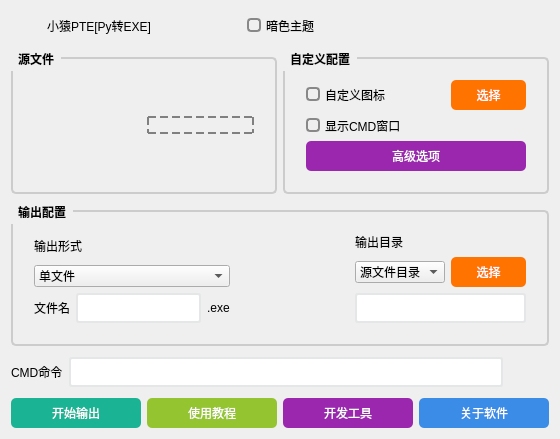
<?xml version="1.0" encoding="UTF-8"?>
<ui version="4.0">
 <class>PyToEXE</class>
 <widget class="QWidget" name="PyToEXE">
  <property name="geometry">
   <rect>
    <x>0</x>
    <y>0</y>
    <width>560</width>
    <height>398</height>
   </rect>
  </property>
  <property name="acceptDrops">
   <bool>true</bool>
  </property>
  <property name="windowTitle">
   <string>小猿PTE[Py转EXE]</string>
  </property>
  <property name="styleSheet">
   <string notr="true">QWidget
{
font: 10pt &quot;黑体&quot;;
}
QLineEdit
{
border:2px solid rgb(229,230,231);
padding:5px; 
padding-left:10px; 
border-radius:3px; 
/*color:rgb(35,35,35);*/
font:16px &quot;Microsoft YaHei&quot;;
}
QTextEdit
{
border:2px solid rgb(229,230,231);
padding:5px; 
padding-left:10px; 
border-radius:3px; 
/*color:rgb(35,35,35);*/
font:16px &quot;Microsoft YaHei&quot;;
}
QGroupBox {
    font-weight: bold;
    border: 2px solid #CCCCCC;
    border-radius: 5px;
    margin-top: 10px;
    padding: 10px;
}

QGroupBox:title {
    subcontrol-origin: margin;
    subcontrol-position: top left;
    padding: 5px;
    font-family: &quot;Microsoft YaHei&quot;, Arial, sans-serif;
    font-size: 16px;
    font-weight: normal;
}
QCheckBox {
    spacing: 5px; /* 调整复选框与文本之间的间距 */
}

QCheckBox::indicator {
    border-radius: 4px; /* 设置小方块圆角半径 */
    border: 2px solid #888; /* 设置边框样式 */
    background-color: transparent;
}

QCheckBox::indicator:hover {
    border: 2px solid #99CCFF; /* 鼠标悬停时的边框样式 */
}

QCheckBox::indicator:checked {
    background-color: #9B27AF; /* 设置选中时的背景颜色 */
}</string>
  </property>
  <layout class="QVBoxLayout" name="verticalLayout_2">
   <item>
    <layout class="QHBoxLayout" name="titleBar">
     <item>
      <widget class="QPushButton" name="titleIcon_Btn">
       <property name="minimumSize">
        <size>
         <width>30</width>
         <height>30</height>
        </size>
       </property>
       <property name="maximumSize">
        <size>
         <width>30</width>
         <height>30</height>
        </size>
       </property>
       <property name="styleSheet">
        <string notr="true">QPushButton#titleIcon_Btn
{
border:one;
image: url(:/Resource/pic/titleBarIcon/PyToEXE.png);
border-radius:5px; 
}
QPushButton#titleIcon_Btn:hover
{
background-color: rgb(234, 235, 239) ;
}
QPushButton#titleIcon_Btn:pressed
{
background-color: rgb(180, 180, 180);
}
</string>
       </property>
       <property name="text">
        <string/>
       </property>
      </widget>
     </item>
     <item>
      <widget class="QLabel" name="titleBar_lbl">
       <property name="text">
        <string>小猿PTE[Py转EXE]</string>
       </property>
      </widget>
     </item>
     <item>
      <spacer name="horizontalSpacer_right">
       <property name="orientation">
        <enum>Qt::Horizontal</enum>
       </property>
       <property name="sizeHint" stdset="0">
        <size>
         <width>40</width>
         <height>20</height>
        </size>
       </property>
      </spacer>
     </item>
     <item>
      <widget class="QCheckBox" name="DarkTheme_chk">
       <property name="text">
        <string>暗色主题</string>
       </property>
      </widget>
     </item>
     <item>
      <spacer name="horizontalSpacer_left">
       <property name="orientation">
        <enum>Qt::Horizontal</enum>
       </property>
       <property name="sizeHint" stdset="0">
        <size>
         <width>40</width>
         <height>20</height>
        </size>
       </property>
      </spacer>
     </item>
     <item>
      <widget class="QPushButton" name="setting_Btn">
       <property name="minimumSize">
        <size>
         <width>30</width>
         <height>30</height>
        </size>
       </property>
       <property name="maximumSize">
        <size>
         <width>30</width>
         <height>30</height>
        </size>
       </property>
       <property name="styleSheet">
        <string notr="true">QPushButton#setting_Btn
{
border:one;
image: url(:/Resource/pic/titleBarIcon/setting.svg);
border-radius:5px; 
}
QPushButton#setting_Btn:hover
{
background-color: rgb(234, 235, 239) ;
}
QPushButton#setting_Btn:pressed
{
background-color: rgb(180, 180, 180);
}

</string>
       </property>
       <property name="text">
        <string/>
       </property>
      </widget>
     </item>
     <item>
      <widget class="QPushButton" name="minimize_Btn">
       <property name="minimumSize">
        <size>
         <width>30</width>
         <height>30</height>
        </size>
       </property>
       <property name="maximumSize">
        <size>
         <width>30</width>
         <height>30</height>
        </size>
       </property>
       <property name="styleSheet">
        <string notr="true">QPushButton#minimize_Btn
{
border:one;
image: url(:/Resource/pic/titleBarIcon/minimize.png);
border-radius:5px; 
}
QPushButton#minimize_Btn:hover
{
background-color: rgb(234, 235, 239) ;
}
QPushButton#minimize_Btn:pressed
{
background-color: rgb(180, 180, 180);
}
</string>
       </property>
       <property name="text">
        <string/>
       </property>
      </widget>
     </item>
     <item>
      <widget class="QPushButton" name="settop_Btn">
       <property name="minimumSize">
        <size>
         <width>30</width>
         <height>30</height>
        </size>
       </property>
       <property name="maximumSize">
        <size>
         <width>30</width>
         <height>30</height>
        </size>
       </property>
       <property name="styleSheet">
        <string notr="true">QPushButton#settop_Btn
{
border:one;
image: url(:/Resource/pic/titleBarIcon/settop_off.svg);
border-radius:5px; 
}
QPushButton#settop_Btn:hover
{
background-color: rgb(234, 235, 239) ;
}
QPushButton#settop_Btn:pressed
{
background-color: rgb(180, 180, 180);
}
</string>
       </property>
       <property name="text">
        <string/>
       </property>
      </widget>
     </item>
     <item>
      <widget class="QPushButton" name="close_Btn">
       <property name="minimumSize">
        <size>
         <width>30</width>
         <height>30</height>
        </size>
       </property>
       <property name="maximumSize">
        <size>
         <width>30</width>
         <height>30</height>
        </size>
       </property>
       <property name="styleSheet">
        <string notr="true">QPushButton#close_Btn
{
border:one;
image: url(:/Resource/pic/titleBarIcon/colse.png);
}
QPushButton#close_Btn:hover
{
image: url(:/Resource/pic/titleBarIcon/close_hover.png);
}
QPushButton#close_Btn:pressed
{
image: url(:/Resource/pic/titleBarIcon/close_pressed.png);
}
</string>
       </property>
       <property name="text">
        <string/>
       </property>
      </widget>
     </item>
    </layout>
   </item>
   <item>
    <layout class="QHBoxLayout" name="sourceAndConfig">
     <item>
      <widget class="QGroupBox" name="sourceFile_gb">
       <property name="styleSheet">
        <string notr="true"/>
       </property>
       <property name="title">
        <string>源文件</string>
       </property>
       <layout class="QHBoxLayout" name="horizontalLayout">
        <item>
         <layout class="QVBoxLayout" name="verticalLayout">
          <item>
           <widget class="QPushButton" name="PythonFile_Btn">
            <property name="minimumSize">
             <size>
              <width>30</width>
              <height>30</height>
             </size>
            </property>
            <property name="maximumSize">
             <size>
              <width>300</width>
              <height>300</height>
             </size>
            </property>
            <property name="styleSheet">
             <string notr="true">QPushButton#PythonFile_Btn
{
border:one;
image: url(:/Resource/pic/mainwindow/pythonFile.svg);
border-radius:5px; 
}
QPushButton#PythonFile_Btn:hover
{
background-color: rgb(234, 235, 239) ;
}
QPushButton#PythonFile_Btn:pressed
{
background-color: rgb(180, 180, 180);
}
</string>
            </property>
            <property name="text">
             <string/>
            </property>
           </widget>
          </item>
          <item>
           <widget class="QLabel" name="sourceFileName_lbl">
            <property name="text">
             <string/>
            </property>
           </widget>
          </item>
         </layout>
        </item>
        <item>
         <widget class="MyFileSelectionButton" name="sourceFile_Btn">
          <property name="styleSheet">
           <string notr="true">QPushButton {
                   border: 2px dashed gray;
                  border-radius: 10px;
                   font: 13pt '微软雅黑';
                 text-align: left;
                    padding-right: 10px;
                }
                QPushButton:hover {
                    border: 2px dashed black;
               }</string>
          </property>
          <property name="text">
           <string/>
          </property>
         </widget>
        </item>
       </layout>
      </widget>
     </item>
     <item>
      <widget class="QGroupBox" name="config_gb">
       <property name="styleSheet">
        <string notr="true"/>
       </property>
       <property name="title">
        <string>自定义配置</string>
       </property>
       <layout class="QVBoxLayout" name="verticalLayout_3">
        <item>
         <layout class="QHBoxLayout" name="horizontalLayout_icon">
          <item>
           <widget class="QCheckBox" name="configIcon_chk">
            <property name="text">
             <string>自定义图标</string>
            </property>
           </widget>
          </item>
          <item>
           <widget class="QLabel" name="configIconName_lbl">
            <property name="text">
             <string/>
            </property>
           </widget>
          </item>
          <item>
           <widget class="QPushButton" name="configIcon_Btn">
            <property name="styleSheet">
             <string notr="true">QPushButton#configIcon_Btn
{
background:rgb(255,115,0); 
color:rgb(255,255,255); 
border-radius:5px; 
min-height:30px; 
min-width:75px; 
font:17px &quot;Microsoft YaHei&quot;;
}
QPushButton#configIcon_Btn:hover
{
background:rgb(201,93,4);
}
QPushButton#configIcon_Btn:pressed
{
background:rgb(255,0,91);
}

QPushButton#configIcon_Btn:disabled
{
background:rgb(80,80,80);
}</string>
            </property>
            <property name="text">
             <string>选择</string>
            </property>
           </widget>
          </item>
         </layout>
        </item>
        <item>
         <widget class="QCheckBox" name="DisplayCMD_chk">
          <property name="text">
           <string>显示CMD窗口</string>
          </property>
         </widget>
        </item>
        <item>
         <widget class="QPushButton" name="AdvancedOptions_Btn">
          <property name="styleSheet">
           <string notr="true">QPushButton#AdvancedOptions_Btn {
    background:rgb(155, 39, 175);
    color:rgb(255, 255, 255);
    border-radius:5px;
    min-height:30px;
    min-width:75px;
    font:17px &quot;Microsoft YaHei&quot;;
}

QPushButton#AdvancedOptions_Btn:hover {
    background:rgb(135, 30, 155);
}

QPushButton#AdvancedOptions_Btn:pressed {
    background:rgb(108, 24, 124);
}</string>
          </property>
          <property name="text">
           <string>高级选项</string>
          </property>
          <property name="icon">
           <iconset resource="../mainwindow.qrc">
            <normaloff>:/Resource/pic/mainwindow/AdvancedOptions_white.svg</normaloff>:/Resource/pic/mainwindow/AdvancedOptions_white.svg</iconset>
          </property>
         </widget>
        </item>
       </layout>
      </widget>
     </item>
    </layout>
   </item>
   <item>
    <widget class="QGroupBox" name="output_gb">
     <property name="styleSheet">
      <string notr="true"/>
     </property>
     <property name="title">
      <string>输出配置</string>
     </property>
     <layout class="QHBoxLayout" name="horizontalLayout_6">
      <item>
       <layout class="QVBoxLayout" name="verticalLayout_5">
        <item>
         <widget class="QLabel" name="OutPutTypeTitle_lbl">
          <property name="text">
           <string>输出形式</string>
          </property>
         </widget>
        </item>
        <item>
         <widget class="QComboBox" name="OutPutType_cmb">
          <property name="styleSheet">
           <string notr="true"/>
          </property>
          <item>
           <property name="text">
            <string>单文件</string>
           </property>
          </item>
          <item>
           <property name="text">
            <string>文件夹</string>
           </property>
          </item>
         </widget>
        </item>
        <item>
         <layout class="QHBoxLayout" name="horizontalLayout_5">
          <item>
           <widget class="QLabel" name="OutPutName_lbl">
            <property name="text">
             <string>文件名</string>
            </property>
           </widget>
          </item>
          <item>
           <widget class="QLineEdit" name="OutPutName_le">
            <property name="styleSheet">
             <string notr="true">QLineEdit#OutPutName_le:hover
{
border:2px solid rgb(141,141,127);
}
QLineEdit#OutPutName_le:focus
{
border:2px solid rgb(26,179,148);
}
</string>
            </property>
           </widget>
          </item>
          <item>
           <widget class="QLabel" name="OutPutExtension_le">
            <property name="text">
             <string>.exe</string>
            </property>
           </widget>
          </item>
         </layout>
        </item>
       </layout>
      </item>
      <item>
       <spacer name="horizontalSpacer">
        <property name="orientation">
         <enum>Qt::Horizontal</enum>
        </property>
        <property name="sizeHint" stdset="0">
         <size>
          <width>40</width>
          <height>20</height>
         </size>
        </property>
       </spacer>
      </item>
      <item>
       <layout class="QVBoxLayout" name="verticalLayout_4">
        <item>
         <widget class="QLabel" name="OutPutPathTitle_lbl">
          <property name="text">
           <string>输出目录</string>
          </property>
         </widget>
        </item>
        <item>
         <layout class="QHBoxLayout" name="horizontalLayout_4">
          <item>
           <widget class="QComboBox" name="OutPutPath_cmb">
            <item>
             <property name="text">
              <string>源文件目录</string>
             </property>
            </item>
            <item>
             <property name="text">
              <string>桌面</string>
             </property>
            </item>
            <item>
             <property name="text">
              <string>程序目录</string>
             </property>
            </item>
            <item>
             <property name="text">
              <string>自定义目录</string>
             </property>
            </item>
           </widget>
          </item>
          <item>
           <widget class="QPushButton" name="OutPutPath_Btn">
            <property name="styleSheet">
             <string notr="true">QPushButton#OutPutPath_Btn
{
background:rgb(255,115,0); 
color:rgb(255,255,255); 
border-radius:5px; 
min-height:30px; 
min-width:75px; 
font:17px &quot;Microsoft YaHei&quot;;
}
QPushButton#OutPutPath_Btn:hover
{
background:rgb(201,93,4);
}
QPushButton#OutPutPath_Btn:pressed
{
background:rgb(255,0,91);
}
QPushButton#OutPutPath_Btn:disabled
{
background:rgb(80,80,80);
}
 </string>
            </property>
            <property name="text">
             <string>选择</string>
            </property>
           </widget>
          </item>
         </layout>
        </item>
        <item>
         <widget class="QLineEdit" name="OutPutPath_le"/>
        </item>
       </layout>
      </item>
     </layout>
    </widget>
   </item>
   <item>
    <layout class="QHBoxLayout" name="command">
     <item>
      <widget class="QLabel" name="CMD_lbl">
       <property name="text">
        <string>CMD命令</string>
       </property>
      </widget>
     </item>
     <item>
      <widget class="QLineEdit" name="CMD_le">
       <property name="styleSheet">
        <string notr="true">QLineEdit#OutPutName_lineEdit:hover
{
border:2px solid rgb(141,141,127);
}
QLineEdit#OutPutName_lineEdit:focus
{
border:2px solid rgb(26,179,148);
}
</string>
       </property>
      </widget>
     </item>
     <item>
      <widget class="QPushButton" name="CopyCmd_Btn">
       <property name="minimumSize">
        <size>
         <width>40</width>
         <height>40</height>
        </size>
       </property>
       <property name="maximumSize">
        <size>
         <width>40</width>
         <height>40</height>
        </size>
       </property>
       <property name="styleSheet">
        <string notr="true">QPushButton#CopyCmd_Btn
{
border:one;
	image: url(:/Resource/pic/mainwindow/copy.svg);
border-radius:5px; 
}
QPushButton#CopyCmd_Btn:hover
{
background-color: rgb(234, 235, 239) ;
}
QPushButton#CopyCmd_Btn:pressed
{
background-color: rgb(180, 180, 180);
}

</string>
       </property>
       <property name="text">
        <string/>
       </property>
      </widget>
     </item>
    </layout>
   </item>
   <item>
    <layout class="QHBoxLayout" name="bottomBtn">
     <item>
      <widget class="QPushButton" name="start_Btn">
       <property name="styleSheet">
        <string notr="true">QPushButton#start_Btn
{
background:rgb(26,179,148); 
color:rgb(255,255,255); 
border-radius:5px; 
min-height:30px; 
min-width:75px; 
font:17px &quot;Microsoft YaHei&quot;;
}
QPushButton#start_Btn:hover
{
background:rgb(24,166,137);
}
QPushButton#start_Btn:pressed
{
background:rgb(32,75,148);
}</string>
       </property>
       <property name="text">
        <string>开始输出</string>
       </property>
      </widget>
     </item>
     <item>
      <widget class="QPushButton" name="UsingTutorials_Btn">
       <property name="styleSheet">
        <string notr="true">QPushButton#UsingTutorials_Btn {
    background-color: #95C431;  /* 调暗的黄绿色调 */
    color: #FFFFFF;
    border-radius: 5px;
    min-height: 30px;
    min-width: 75px;
    font: 17px &quot;Microsoft YaHei&quot;;
}

QPushButton#UsingTutorials_Btn:hover {
    background-color: #82A829;  /* 悬停状态下的颜色 */
}

QPushButton#UsingTutorials_Btn:pressed {
    background-color: #6B8A20;  /* 按下状态下的颜色 */
}</string>
       </property>
       <property name="text">
        <string>使用教程</string>
       </property>
      </widget>
     </item>
     <item>
      <widget class="QPushButton" name="InstallTolls_Btn">
       <property name="styleSheet">
        <string notr="true">QPushButton#InstallTolls_Btn {
    background:rgb(155, 39, 175);
    color:rgb(255, 255, 255);
    border-radius:5px;
    min-height:30px;
    min-width:75px;
    font:17px &quot;Microsoft YaHei&quot;;
}

QPushButton#InstallTolls_Btn:hover {
    background:rgb(135, 30, 155);
}

QPushButton#InstallTolls_Btn:pressed {
    background:rgb(108, 24, 124);
}</string>
       </property>
       <property name="text">
        <string>开发工具</string>
       </property>
      </widget>
     </item>
     <item>
      <widget class="QPushButton" name="About_Btn">
       <property name="styleSheet">
        <string notr="true">QPushButton#About_Btn {
    background:rgb(58, 140, 230);
    color:rgb(255, 255, 255);
    border-radius:5px;
    min-height:30px;
    min-width:75px;
    font:17px &quot;Microsoft YaHei&quot;;
}

QPushButton#About_Btn:hover {
    background:rgb(45, 121, 202);
}

QPushButton#About_Btn:pressed {
    background:rgb(32, 75, 148);
}</string>
       </property>
       <property name="text">
        <string>关于软件</string>
       </property>
       <property name="icon">
        <iconset resource="../mainwindow.qrc">
         <normaloff>:/Resource/pic/mainwindow/About_white.svg</normaloff>:/Resource/pic/mainwindow/About_white.svg</iconset>
       </property>
      </widget>
     </item>
    </layout>
   </item>
  </layout>
 </widget>
 <layoutdefault spacing="6" margin="11"/>
 <customwidgets>
  <customwidget>
   <class>MyFileSelectionButton</class>
   <extends>QPushButton</extends>
   <header location="global">Libs/MyFileSelectionButton/myfileselectionbutton.h</header>
  </customwidget>
 </customwidgets>
 <resources>
  <include location="../mainwindow.qrc"/>
 </resources>
 <connections/>
</ui>
